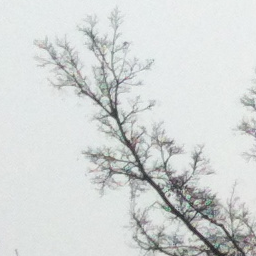
#> input picture PD_MAE_SR/test_dataset/HR/00003_p256_l80_5627.png, 256 x 256 px; its folder holds only this picture in this run
$ python generate_pd_dataset.py --hr_dir ../test_dataset/HR --output out   (older library calls are emulated)
#> lines starting #> are read from the running program, lines starting #| are printed output that depends on the picture; after the words box and inside, x2 and y2 are one past the last pixel; in counts of white or black regions, pixels touching at a corner belong together
### PD_MAE_SR/utils/pd_mae_utils.py
import cv2
import numpy as np
import os
from skimage.segmentation import slic

def compute_complexity_mask(image, degrade_ratio=0.75, patch_size=8):
    """Sobel-based complexity mask."""
    h, w, _ = image.shape
    grid_h, grid_w = h // patch_size, w // patch_size
    gray = cv2.cvtColor(image, cv2.COLOR_BGR2GRAY)
    grad_x = cv2.Sobel(gray, cv2.CV_64F, 1, 0, ksize=3)
    grad_y = cv2.Sobel(gray, cv2.CV_64F, 0, 1, ksize=3)
    complexity = np.sqrt(grad_x**2 + grad_y**2)
    patch_complexity = cv2.resize(complexity, (grid_w, grid_h), interpolation=cv2.INTER_AREA)
    threshold = np.percentile(patch_complexity, (1 - degrade_ratio) * 100)
    patch_mask = (patch_complexity > threshold).astype(np.float32)
    mask = cv2.resize(patch_mask, (w, h), interpolation=cv2.INTER_NEAREST)
    return mask

# [34 lines left out: functions compute_random_mask, compute_slic_mask, not called in this run]

# [35 lines that do not run on import are left out]

### tools/degradation/RealisticDegradationGenerator_RealESRGAN.py
import os
import cv2
import numpy as np
import random
import glob
from tqdm import tqdm
import argparse
from multiprocessing import Pool, cpu_count
import logging

logging.basicConfig(level=logging.INFO, format='%(asctime)s - %(levelname)s - %(message)s')

class RealisticDegradationGenerator:
    def __init__(self,
                 resize_prob=1.0,
                 noise_prob=0.9,
                 blur_prob=0.8,
                 jpeg_prob=0.9,
                 camera_noise_prob=0.7,
                 blur_kernel_size=21,
                 noise_sigma_range=[1, 25],
                 jpeg_quality_range=[50, 95]):
        self.resize_prob = resize_prob
        self.noise_prob = noise_prob
        self.blur_prob = blur_prob
        self.jpeg_prob = jpeg_prob
        self.camera_noise_prob = camera_noise_prob
        self.blur_kernel_size = blur_kernel_size
        self.noise_sigma_range = noise_sigma_range
        self.jpeg_quality_range = jpeg_quality_range
        self.blur_types = ['gaussian', 'aniso', 'generalized', 'motion', 'defocus', 'sinc']
        self.blur_probs = [0.3, 0.15, 0.1, 0.2, 0.15, 0.2]
        self.degradation_levels = {
            90: dict(noise_sigma_range=[1, 10],  jpeg_quality_range=[75, 95], blur_prob=0.4),
            80: dict(noise_sigma_range=[5, 15],  jpeg_quality_range=[60, 85], blur_prob=0.6),
            70: dict(noise_sigma_range=[10, 20], jpeg_quality_range=[45, 70], blur_prob=0.7),
            60: dict(noise_sigma_range=[15, 25], jpeg_quality_range=[30, 55], blur_prob=0.8),
        }

    def set_level(self, level):
        if level in self.degradation_levels:
            params = self.degradation_levels[level]
            self.noise_sigma_range = params['noise_sigma_range']
            self.jpeg_quality_range = params['jpeg_quality_range']
            self.blur_prob = params['blur_prob']
            logging.info(f"Degradation level set to {level}: {params}")
        else:
            logging.warning(f"Level {level} not found in DEGRADATION_LEVELS. Keeping current settings.")

    def _random_resize(self, img, scale_factor=None):
        if scale_factor is None:
            scale_factor = random.uniform(0.5, 0.75)
        h, w = img.shape[:2]
        new_h, new_w = int(h * scale_factor), int(w * scale_factor)
        methods = [cv2.INTER_NEAREST, cv2.INTER_LINEAR, cv2.INTER_CUBIC, cv2.INTER_AREA]
        method = random.choice(methods)
        return cv2.resize(img, (new_w, new_h), interpolation=method)

    def _add_noise(self, img, is_second=False):
        noise_type = random.choice(['gaussian', 'sp', 'poisson', 'mixed'])
        sigma_range = [1, 20] if is_second else self.noise_sigma_range
        if noise_type == 'gaussian':
            mean = 0
            sigma = random.uniform(*sigma_range)
            gauss = np.random.normal(mean, sigma, img.shape).astype(np.float32)
            noisy = np.clip(img.astype(np.float32) + gauss, 0, 255).astype(np.uint8)
            return noisy
        elif noise_type == 'sp':
            prob = random.uniform(0.001, 0.01)
            output = np.copy(img)
            salt_mask = np.random.random(img.shape[:2]) < prob / 2
            output[salt_mask] = 255
            pepper_mask = np.random.random(img.shape[:2]) < prob / 2
            output[pepper_mask] = 0
            return output
        elif noise_type == 'poisson':
            vals = len(np.unique(img))
            vals = 2 ** np.ceil(np.log2(vals))
            output = np.random.poisson(img * vals) / float(vals)
            return np.clip(output, 0, 255).astype(np.uint8)
        else:  # mixed
            temp = self._add_noise(img, is_second)
            return self._add_noise(temp, is_second)

    def _add_blur(self, img):
        blur_type = random.choices(self.blur_types, self.blur_probs, k=1)[0]
        if blur_type == 'gaussian':
            sigma = random.uniform(0.2, 3.0)
            return cv2.GaussianBlur(img, (self.blur_kernel_size, self.blur_kernel_size), sigma)
        elif blur_type == 'aniso':
            sigma_x = random.uniform(0.2, 3.0)
            sigma_y = random.uniform(0.2, 3.0)
            angle = random.uniform(0, 180)
            kernel = self._create_aniso_kernel(sigma_x, sigma_y, angle, self.blur_kernel_size)
            blurred = cv2.filter2D(img, -1, kernel)
            return np.clip(blurred, 0, 255).astype(np.uint8)
        elif blur_type == 'generalized':
            sigma = random.uniform(0.2, 3.0)
            beta = random.uniform(0.5, 4.0)
            x = np.arange(-self.blur_kernel_size // 2 + 1, self.blur_kernel_size // 2 + 1)
            kernel = np.exp(-np.abs(x / sigma) ** beta)
            kernel /= kernel.sum()
            kernel_2d = np.outer(kernel, kernel)
            blurred = cv2.filter2D(img, -1, kernel_2d)
            return np.clip(blurred, 0, 255).astype(np.uint8)
        elif blur_type == 'motion':
            degree = random.randint(5, 30)
            angle = random.uniform(0, 360)
            M = cv2.getRotationMatrix2D((degree / 2, degree / 2), angle, 1)
            motion_blur_kernel = np.diag(np.hamming(degree))
            motion_blur_kernel = cv2.warpAffine(motion_blur_kernel, M, (degree, degree))
            motion_blur_kernel = motion_blur_kernel / motion_blur_kernel.sum()
            blurred = cv2.filter2D(img, -1, motion_blur_kernel)
            if random.random() < 0.2:
                blurred = self._add_blur(blurred)
            return np.clip(blurred, 0, 255).astype(np.uint8)
        elif blur_type == 'defocus':
            radius = random.randint(1, 10)
            return cv2.GaussianBlur(img, (radius * 2 + 1, radius * 2 + 1), 0)
        else:  # sinc
            kernel_size = random.randint(7, self.blur_kernel_size)
            kernel = np.sinc(np.linspace(-3, 3, kernel_size)).astype(np.float32)
            kernel /= kernel.sum()
            kernel_2d = np.outer(kernel, kernel)
            blurred = cv2.filter2D(img, -1, kernel_2d)
            return np.clip(blurred, 0, 255).astype(np.uint8)

    def _create_aniso_kernel(self, sigma_x, sigma_y, angle, size):
        x, y = np.meshgrid(np.arange(-size // 2 + 1, size // 2 + 1),
                           np.arange(-size // 2 + 1, size // 2 + 1))
        x_rot = x * np.cos(np.deg2rad(angle)) + y * np.sin(np.deg2rad(angle))
        y_rot = -x * np.sin(np.deg2rad(angle)) + y * np.cos(np.deg2rad(angle))
        kernel = np.exp(-(x_rot ** 2 / (2 * sigma_x ** 2) + y_rot ** 2 / (2 * sigma_y ** 2)))
        kernel /= kernel.sum()
        return kernel

    def _jpeg_compression(self, img):
        quality = random.randint(*self.jpeg_quality_range)
        encode_param = [int(cv2.IMWRITE_JPEG_QUALITY), quality]
        result, encimg = cv2.imencode('.jpg', img, encode_param)
        decimg = cv2.imdecode(encimg, 1)
        return decimg

    # [24 lines left out: function _add_camera_noise, not called in this run]

    def apply_degradation(self, img, scale_factor):
        degraded = img.copy()
        steps = self._get_random_steps()
        if 'resize' not in steps:
            steps.insert(0, 'resize')
        degraded = self._apply_steps(degraded, steps, scale_factor)
        steps = self._get_random_steps()
        if 'resize' in steps:
            steps.remove('resize')
        degraded = self._apply_steps(degraded, steps, None)
        h, w = img.shape[:2]
        target_h, target_w = int(h * scale_factor), int(w * scale_factor)
        current_h, current_w = degraded.shape[:2]
        # Chỉ resize nếu kích thước hiện tại nhỏ hơn target
        if current_h < target_h or current_w < target_w:
            logging.info(f"Resizing {current_w}x{current_h} to {target_w}x{target_h}")
            degraded = cv2.resize(degraded, (target_w, target_h), interpolation=cv2.INTER_AREA)
        elif current_h > target_h or current_w > target_w:
            logging.warning(f"Output {current_w}x{current_h} larger than target {target_w}x{target_h}, resizing down")
            degraded = cv2.resize(degraded, (target_w, target_h), interpolation=cv2.INTER_AREA)
        return degraded

    def _get_random_steps(self):
        steps = []
        if random.random() < self.resize_prob:
            steps.append('resize')
        if random.random() < self.blur_prob:
            steps.append('blur')
        if random.random() < self.noise_prob:
            steps.append('noise')
        if random.random() < self.camera_noise_prob:
            steps.append('camera_noise')
        if random.random() < self.jpeg_prob:
            steps.append('jpeg')
        random.shuffle(steps[1:] if 'resize' in steps else steps)
        if 'resize' in steps:
            steps = ['resize'] + steps[1:]
        return steps

    def _apply_steps(self, img, steps, scale_factor):
        degraded = img.copy()
        for step in steps:
            if step == 'resize':
                degraded = self._random_resize(degraded, scale_factor)
            elif step == 'blur':
                degraded = self._add_blur(degraded)
            elif step == 'noise':
                degraded = self._add_noise(degraded, is_second=(scale_factor is None))
            elif step == 'jpeg':
                degraded = self._jpeg_compression(degraded)
            elif step == 'camera_noise':
                degraded = self._add_camera_noise(degraded)
        return degraded

# Instance chung cho multiprocessing
generator_instance = None

# [66 lines left out: functions init_worker, process_image, process_dataset, not called in this run]

# [9 lines that do not run on import are left out]

### PD_MAE_SR/utils/generate_pd_dataset.py
import os
import cv2
import numpy as np
import random
import glob
from tqdm import tqdm
import argparse
from multiprocessing import Pool, cpu_count
import logging
import sys

# Add path to import tools and utils
sys.path.append(os.path.abspath(os.path.join(os.path.dirname(__file__), "..", "..")))
from tools.degradation.RealisticDegradationGenerator_RealESRGAN import RealisticDegradationGenerator
from PD_MAE_SR.utils.pd_mae_utils import compute_complexity_mask

logging.basicConfig(level=logging.INFO, format='%(asctime)s - %(levelname)s - %(message)s')

def feather_mask(mask, kernel_size=15, sigma=3):
    """Apply Gaussian feathering to the mask boundary."""
    # Ensure mask is float32 for GaussianBlur
    mask_f = mask.astype(np.float32)
    feathered = cv2.GaussianBlur(mask_f, (kernel_size, kernel_size), sigma)
    return np.expand_dims(feathered, axis=-1)

def process_single_image(args):
    img_path, output_dir, scale, level, patch_size, save_mask, lq_dir = args

    try:
        hr_img = cv2.imread(img_path)
        if hr_img is None:
            return

        h, w = hr_img.shape[:2]

        # 0. Get LQ image if provided
        lq_full = None
        if lq_dir:
            fname = os.path.basename(img_path)
            lq_full_path = os.path.join(lq_dir, fname)
            lq_full = cv2.imread(lq_full_path)
            if lq_full is None:
                logging.warning(f"LQ image not found for {fname} in {lq_dir}")
                return
            if lq_full.shape != hr_img.shape:
                lq_full = cv2.resize(lq_full, (w, h), interpolation=cv2.INTER_NEAREST)

        # 1. Random crop to patch_size x patch_size
        if h < patch_size or w < patch_size:
            hr_img = cv2.resize(hr_img, (max(w, patch_size), max(h, patch_size)), interpolation=cv2.INTER_CUBIC)
            if lq_full is not None:
                lq_full = cv2.resize(lq_full, (hr_img.shape[1], hr_img.shape[0]), interpolation=cv2.INTER_NEAREST)
            h, w = hr_img.shape[:2]

        top = random.randint(0, h - patch_size)
        left = random.randint(0, w - patch_size)
        hr_patch = hr_img[top:top+patch_size, left:left+patch_size]

        # 2. Compute complexity mask (75% complexity)
        mask_binary = compute_complexity_mask(hr_patch, degrade_ratio=0.75, patch_size=16)

        # 3. Get Degraded version
        if lq_full is not None:
            lr_upsampled = lq_full[top:top+patch_size, left:left+patch_size]
        else:
            generator = RealisticDegradationGenerator()
            generator.set_level(level)
            lr_img = generator.apply_degradation(hr_patch, scale)
            lr_upsampled = cv2.resize(lr_img, (patch_size, patch_size), interpolation=cv2.INTER_NEAREST)

        # 4. Blend with Gaussian Feathering
        mask_feathered = feather_mask(mask_binary, kernel_size=15, sigma=3)
        pd_lq = (hr_patch.astype(np.float32) * (1.0 - mask_feathered) +
                 lr_upsampled.astype(np.float32) * mask_feathered).astype(np.uint8)

        # 5. Save results
        base_name = os.path.splitext(os.path.basename(img_path))[0]
        suffix = f"_p{patch_size}_l{level}_{random.randint(1000, 9999)}"

        pd_lq_path = os.path.join(output_dir, "PD_LQ", f"{base_name}{suffix}.png")
        hr_path = os.path.join(output_dir, "HR", f"{base_name}{suffix}.png")

        os.makedirs(os.path.dirname(pd_lq_path), exist_ok=True)
        os.makedirs(os.path.dirname(hr_path), exist_ok=True)

        cv2.imwrite(pd_lq_path, pd_lq)
        cv2.imwrite(hr_path, hr_patch)

        if save_mask:
            mask_path = os.path.join(output_dir, "mask", f"{base_name}{suffix}.png")
            os.makedirs(os.path.dirname(mask_path), exist_ok=True)
            cv2.imwrite(mask_path, (mask_binary * 255).astype(np.uint8))

    except Exception as e:
        logging.error(f"Error processing {img_path}: {e}")

def main():
    parser = argparse.ArgumentParser(description='Generate PD-MAE Dataset')
    parser.add_argument('--input', '--hr_dir', type=str, required=True, help='Input HR directory')
    parser.add_argument('--lq_dir', type=str, default=None, help='Optional: Pre-generated full-LQ directory')
    parser.add_argument('--output', type=str, required=True, help='Output directory')
    parser.add_argument('--scale', type=float, default=0.25, help='Degradation scale (0.25 for x4)')
    parser.add_argument('--level', type=int, default=80, choices=[60, 70, 80, 90], help='Degradation level')
    parser.add_argument('--patch_size', type=int, default=256, help='Patch size for pretraining')
    parser.add_argument('--num_patches', type=int, default=1, help='Number of random patches per image')
    parser.add_argument('--workers', type=int, default=None, help='Number of workers')
    parser.add_argument('--save_mask', action='store_true', help='Save masks for debugging')

    args = parser.parse_args()

    if not os.path.exists(args.input):
        logging.error(f"Input path {args.input} does not exist.")
        return

    image_files = []
    for ext in ['*.png', '*.jpg', '*.jpeg', '*.bmp']:
        image_files.extend(glob.glob(os.path.join(args.input, '**', ext), recursive=True))

    if not image_files:
        logging.error(f"No images found in {args.input}")
        return

    logging.info(f"Found {len(image_files)} images. Generating PD dataset...")

    # Duplicate files based on num_patches
    process_args = []
    for img_path in image_files:
        for _ in range(args.num_patches):
            process_args.append((img_path, args.output, args.scale, args.level, args.patch_size, args.save_mask, args.lq_dir))

    n_workers = args.workers if args.workers else max(1, cpu_count() - 1)

    with Pool(n_workers) as pool:
        list(tqdm(pool.imap(process_single_image, process_args), total=len(process_args)))
#> in process_single_image, hr_img is the input picture: shape (256, 256, 3); mean B, G, R 214, 214.8, 211.1
#> in compute_complexity_mask, `grad_x = cv2.Sobel(gray, cv2.CV_64F, 1, 0, ksize=3)`:
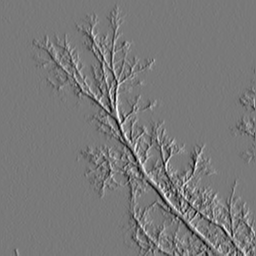
#> grad_x: shape (256, 256) float64; min -465, max 510, mean -0.5; drawn with min black and max white
#> in compute_complexity_mask, `grad_y = cv2.Sobel(gray, cv2.CV_64F, 0, 1, ksize=3)`:
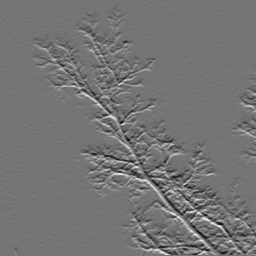
#> grad_y: shape (256, 256) float64; min -447, max 525, mean -1.5; drawn with min black and max white
#> in compute_complexity_mask, `complexity = np.sqrt(grad_x**2 + grad_y**2)`:
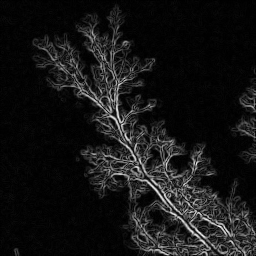
#> complexity: shape (256, 256) float64; min 0, max 570.4, mean 48.2; drawn with min black and max white
#> in compute_complexity_mask, `threshold = np.percentile(patch_complexity, (1 - degrade_ratio) * 100)`: threshold = 8.24
#> in compute_complexity_mask, `mask = cv2.resize(patch_mask, (w, h), interpolation=cv2.INTER_NEAREST)`:
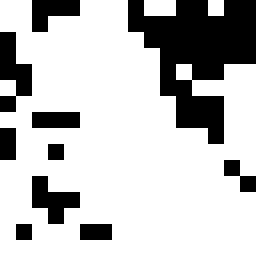
#> mask: shape (256, 256) float32; values 0 (black) and 1 (white), 75% white; 10 black regions, largest, box (x1, y1, x2, y2) and area: (128, 0, 256, 144) 9728, (0, 32, 32, 112) 1536, (32, 176, 80, 224) 1280
#> in _random_resize, `return cv2.resize(img, (new_w, new_h), interpolation=method)`:
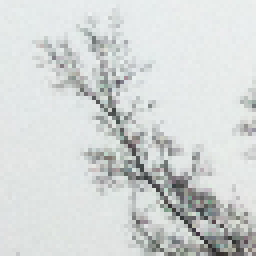
#> returned value: shape (64, 64, 3) (shown 4 times larger); mean of channels 0, 1, 2 214.1, 214.9, 211.2; drawn as B, G, R
#> in _add_blur, `blurred = cv2.filter2D(img, -1, kernel)`:
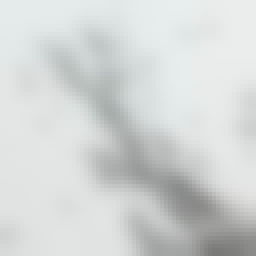
#> blurred: shape (64, 64, 3) (shown 4 times larger); mean B, G, R 213.1, 214, 210.8
#> in feather_mask, `feathered = cv2.GaussianBlur(mask_f, (kernel_size, kernel_size), sigma)`:
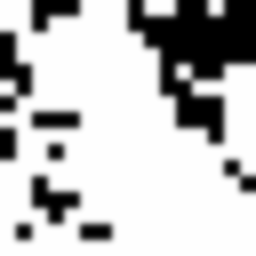
#> feathered: shape (256, 256) float32; min 0, max 1, mean 0.75

    logging.info("Dataset generation complete.")

if __name__ == '__main__':
    main()
